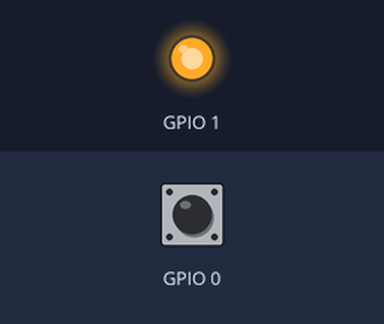
A sketch run on a simulated ESP32. Shown: output pins drawn as LEDs (lit = HIGH). The inputs (shaded band) are chosen by the test bench; at power-on: GPIO 0 HIGH. WiFi joins after 1.5 s; servers stay silent unless stated; uploads are accepted with an empty reply.

Above: at 1.2 s.
1.3 s: GPIO 0 pulled LOW for 0.15 s
At 4.0 s:
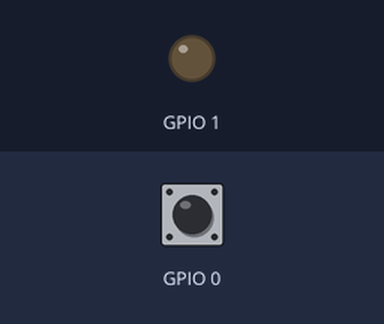
Timing chart, 0 to 9.5 s (numbered marks = the images above; inputs shaded):
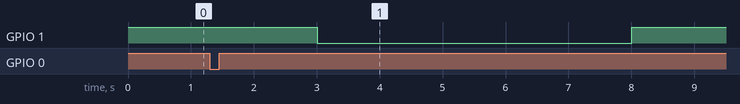

The sketch:

bell.ino
```cpp
#include <Arduino.h>

#include <WiFi.h>
#include <WiFiMulti.h>

#include <HTTPClient.h>

WiFiMulti wifiMulti;

void setup() {
    wifiMulti.addAP("WIFI SSID", "WIFI PASSWORD");
    pinMode(0, INPUT_PULLUP);
    pinMode(1, OUTPUT);
    digitalWrite(1, HIGH);
}

void loop() {
    if (digitalRead(0) == HIGH) {
    }
    else {
          if((wifiMulti.run() == WL_CONNECTED)) {
            HTTPClient http;
            http.begin("http://bell.php?key=key"); //Only HTTP connections
            int httpCode = http.GET();
            if(httpCode > 0) {
              digitalWrite(1, LOW);
              delay(5000);
              digitalWrite(1, HIGH);
            }
            http.end();
          }
    }
}
```

Measured:
- after the input at 1.3 s, GPIO 1: HIGH → LOW after 1.7 s, → HIGH 5.0 s later
